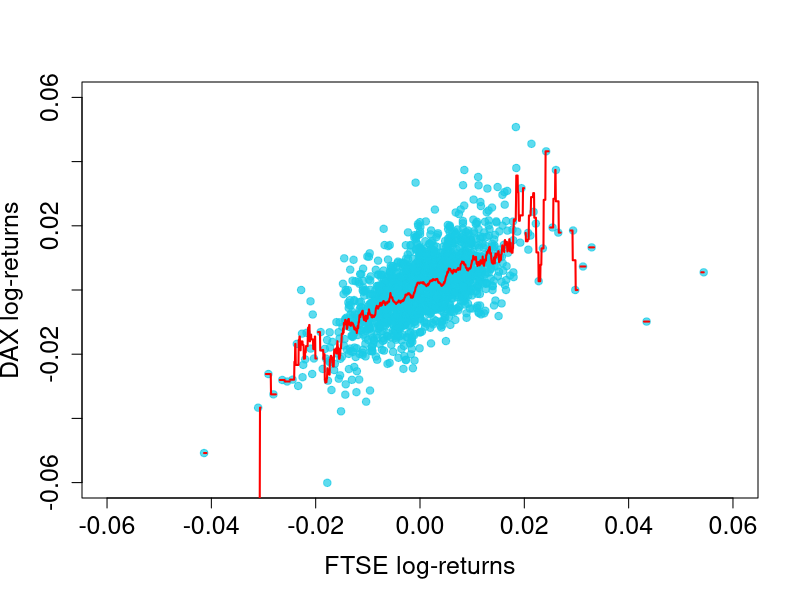

This chart was generated by the following R code:
graphics.off()
require(datasets)
# define log-returns
r.dax = diff(log(EuStockMarkets[, 1]))  # daily DAX log-returns
r.ftse = diff(log(EuStockMarkets[, 4]))  # daily FTSE log-returns

# uniform kernel regression
r.dax.hat = ksmooth(x = r.ftse, y = r.dax, kernel = "box", bandwidth = 0.001)  # and bandwidth equal to 0.001

# Plot for the regression line and data points
par(cex.axis = 1.5, cex.lab = 1.5, pch = 19, cex = 1)
plot(r.ftse, r.dax, xlim = c(-0.06, 0.06), ylim = c(-0.06, 0.06), xlab = "FTSE log-returns", ylab = "DAX log-returns", 
    col = rgb(0.1, 0.8, 0.9, alpha = 0.7))
lines(r.dax.hat, col = "red", lwd = 2) 
 TRUE